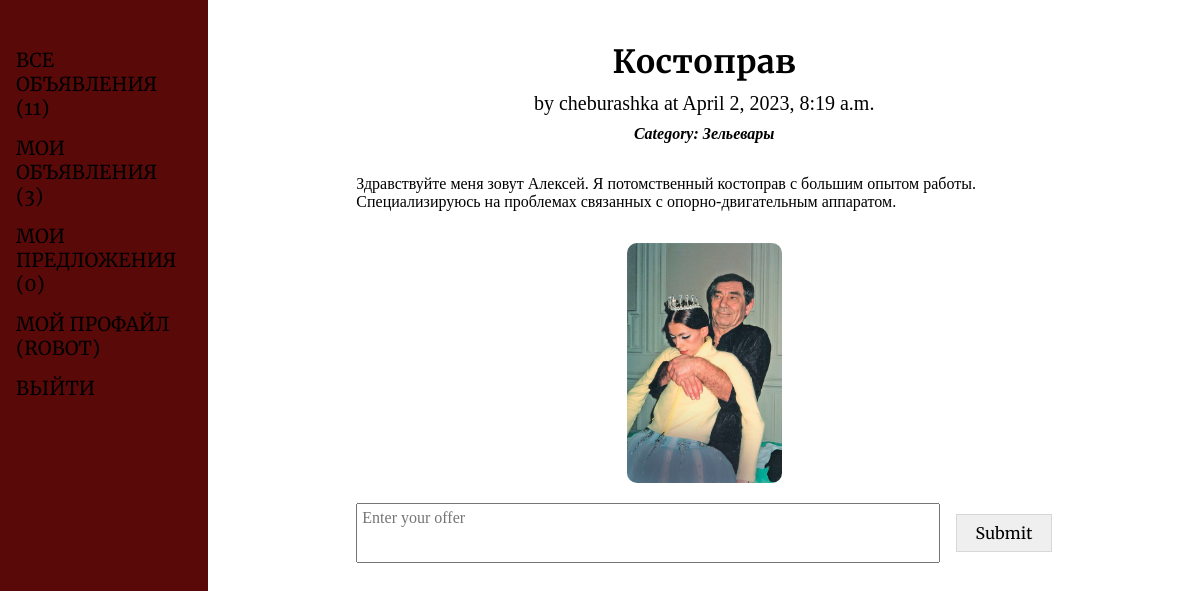
Page /81 (signed in) on the committed database.
### ads/models.py (models this page shows, shortened)
class Ad(models.Model):
    author = models.ForeignKey('auth.User', on_delete=models.CASCADE)
    category = models.CharField(
        max_length=2,
        choices=[
            ('TA', 'Танки'),
            ('HE', 'Хилы'),
            ('DD', 'ДД'),
            ('TR', 'Торговцы'),
            ('GM', 'Гилдмастеры'),
            ('QG', 'Квестгиверы'),
            ('BM', 'Кузнецы'),
            ('LM', 'Кожевники'),
            ('PM', 'Зельевары'),
            ('SM', 'Мастера заклинаний')
        ],
        default='TA'
    )
    posted = models.DateTimeField(auto_now_add=True)
    title = models.CharField(max_length=255)
    content = models.TextField()
    image1 = models.ImageField(upload_to='images/', null=True, blank=True)
    image2 = models.ImageField(upload_to='images/', null=True, blank=True)
    image3 = models.ImageField(upload_to='images/', null=True, blank=True)
    video = models.FileField(upload_to='videos/', null=True, blank=True,
                             validators=[validate_video_format])

### ads/views.py (the view, shortened to what this page needs)
# urls.py: path('<int:pk>', AdDetailView.as_view(), name='ad_detail'),
class AdDetailView(LoginRequiredMixin, FormMixin, DetailView):
    template_name = 'ads/ad_detail.html'
    queryset = Ad.objects.all()
    form_class = OfferForm
    def get_context_data(self, **kwargs):
        context = super(AdDetailView, self).get_context_data(**kwargs)
        context['offers'] = Offer.objects.filter(ad=self.object)
        context['form'] = OfferForm(
            {'user': self.request.user, 'ad': self.object}
        )
        return context

### ads/forms.py
class OfferForm(ModelForm):
    class Meta:
        model = Offer
        fields = ['user', 'ad', 'text']
        labels = {'text': ''}
        widgets = {
            'user': HiddenInput(),
            'ad': HiddenInput(),
            'text': forms.Textarea(attrs={'placeholder': 'Enter your offer'})
        }

### billboard/context_processors.py (called while the page is built)
def counters(request):
    if request.user.is_authenticated:
        return {
            'all_ads': Ad.objects.all(),
            'user_ads': Ad.objects.filter(author=request.user),
            'user_offers': Offer.objects.filter(ad__author=request.user),
        }
    else:
        return {
            'all_ads': Ad.objects.none(),
            'user_ads': Ad.objects.none(),
            'user_offers': Offer.objects.none(),
        }

### templates/ads/ad_detail.html (shortened to what this page needs)
{% extends 'default.html' %}
{% block content %}
  <h2>{{ ad.title }}</h2>
  <h3>by {{ ad.author }} at {{ ad.posted }}</h3>
  <p class="ad-detail__category">Category: {{ ad.get_category_display }}</p>
  <p class="ad-detail__content">{{ ad.content }}</p>
  <div class="ad-detail__media">
    {% if ad.image1 %}
      <a href="{{ ad.image1.url }}"><img src="{{ ad.image1.url }}" alt="{{ ad.image.url }}"></a>
    {% endif %}
  </div>
  <form class="ad-detail__offer-form" action="{% url 'ad_detail' object.id %}" method="post">
    {{ form }}
    <button type="submit">Submit</button>
  </form>
{% endblock content %}

### templates/default.html (shortened to what this page needs)
{% load static %}
<!DOCTYPE html>
<html lang="en">
<head>
  <link rel="stylesheet" href="{% static 'css/generic.css' %}">
  <link rel="stylesheet" href="{% static 'css/billboard.css' %}">
</head>
<body>
  <aside>
    <ul>
      <li><a href="/">Все объявления ({{ all_ads | length }})</a></li>
      <li><a href="{% url 'my_ads' %}">Мои объявления ({{ user_ads | length }})</a></li>
      <li><a href="{% url 'offers' %}">Мои предложения ({{ user_offers | length }})</a></li>
      <li><a href="{% url 'user_detail' %}">Мой профайл ({{ request.user.username }})</a></li>
      <li><a href="{% url 'account_logout' %}">Выйти</a></li>
    </ul>
  </aside>
  <main>
    {% block content %}
    {% endblock content %}
  </main>
</body>
</html>

### static/css/generic.css (style rules this page uses)
html { font-family: Georgia, 'Times New Roman', Times, serif; font-size: 100%; }
body { margin: 0; padding: 0; display: grid; grid-template-columns: 1fr 5fr; height: 100vh; }
aside { background-color: rgb(90, 9, 9); }
main { padding: 2rem; text-align: center; }
h2 { margin: 10px auto; font-family: 'Merriweather', Helvetica, Arial, sans-serif; font-size: 2rem; font-weight: 700; }
h3 { margin: 10px auto; font-size: 1.25rem; font-weight: 400; }
p { margin: 10px 0; padding: 0; }
a { color: rgb(0,0,0); text-decoration: none; }
input, select, textarea { padding: 5px; font-family: inherit; font-size: 1rem; }
textarea { max-height: 8rem; resize: none; }
button, input[type=submit] { padding: 0.5rem; min-width: 6rem; max-width: max-content; font-family: 'Merriweather', Helvetica, Arial, sans-serif; font-size: 1rem; border: 1px solid rgb(0,0,0,0.1); transition-duration: 0.5s; }
form { margin: 2rem auto; width: 75%; display: grid; grid-template-columns: 1fr 3fr; gap: 10px; text-align: right; align-items: center; }
aside { position: relative; padding-right: 1rem; }
aside > ul { font-family: 'Merriweather', Helvetica, Arial, sans-serif; font-size: 1.2rem; text-transform: uppercase; position: sticky; top: 3rem; list-style-type: none; padding: 0 1rem; }
aside > ul > li { margin: 1rem 0; }

### static/css/billboard.css (style rules this page uses)
.ad-detail__content { width: 75%; margin: 2rem auto; text-align: left; }
.ad-detail__category { font-style: italic; font-weight: 700; width: 75%; margin: auto; }
.ad-detail__media { display: flex; flex-wrap: wrap; gap: 1rem; justify-content: space-around; align-items: center; width: 75%; margin: auto; }
.ad-detail__media img, .ad-detail__media video { max-height: 15rem; border-radius: 10px; }
.ad-detail__offer-form { width: 75%; margin: 1rem auto; display: flex; justify-content: center; gap: 1rem; }
.ad-detail__offer-form * { flex: 1; }
.ad-detail__offer-form textarea { height: 3rem; }

### rows in the picture
Ad: title "Костоправ", author "cheburashka", posted "April 2, 2023, 8:19 a.m.", category "Зельевары", content "Здравствуйте меня зовут Алексей. Я потомственный костоправ с большим опытом работы. Специализируюсь на проблемах связанных с опорно-двигательным аппаратом.", image1 (picture)

### other values in the picture
{{ all_ads | length }} "11"
{{ user_ads | length }} "3"
{{ user_offers | length }} "0"
{{ request.user.username }} "ROBOT"
